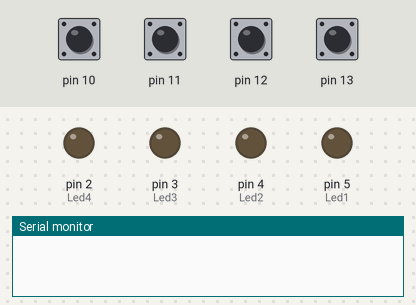
The sketch below on a simulated Arduino Uno, built with avr-gcc and run on an emulated ATmega328P. Parts: output pins drawn as LEDs (lit = HIGH), the last lines printed to the serial monitor. Inputs (shaded band) come from the test bench; at power-on: pin 10–13 HIGH.

Above: at 1.57 s.
1.9 s: pin 10 pulled LOW for 1.2 s
At 3.7 s:
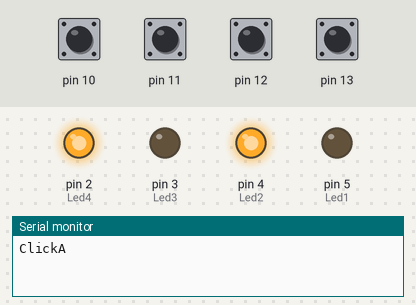
5.4 s: pin 11 pulled LOW for 1.2 s
At 5.77 s:
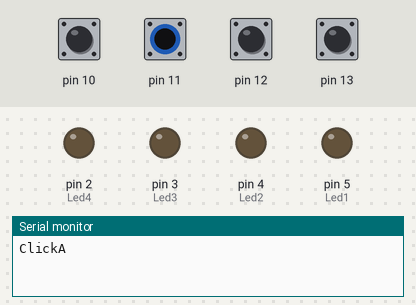
Timing chart, 0 to 8.9 s (numbered marks = the images above; inputs shaded):
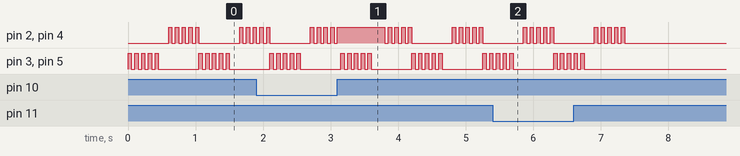

The sketch:

test_motor.ino
```cpp
/*
  Управление стробами. Управление с пульта 4 кнопки: A, B, C, D.
  Описание функций кнопок:
  A - Вкл,выкл все горит
  B - вкл,выкл моргает по бокам
  C - вкл,выкл быстрого моргания как у ментов
*/
#include "GyverButton.h"
#include <Arduino.h>
// Мотор 2
#define Led1 5
#define Led2 4
#define Led3 3
#define Led4 2

// Пины пульта
#define BUTTON_A 10
#define BUTTON_B 11
#define BUTTON_C 12
#define BUTTON_D 13
GButton ButtButtonA(BUTTON_A);
GButton ButtButtonB(BUTTON_B);
GButton ButtButtonC(BUTTON_C);
GButton ButtButtonD(BUTTON_D);

//Флаги
bool flagLed1 = false;
bool flagLed2 = true;
bool flagLed3 = false;
bool flagLed4 = false;
void setup()
{
  Serial.begin(9600);

  pinMode(Led1, OUTPUT);
  pinMode(Led2, OUTPUT);
  pinMode(Led3, OUTPUT);
  pinMode(Led4, OUTPUT);

  // Описание концевиков и кнопок пульта
  // HIGH_PULL - кнопка подключена к GND, пин подтянут к VCC (BTN_PIN --- КНОПКА --- GND)
  // LOW_PULL  - кнопка подключена к VCC, пин подтянут к GND
  // по умолчанию стоит HIGH_PULL

  // NORM_OPEN - нормально-разомкнутая кнопка
  // NORM_CLOSE - нормально-замкнутая кнопка
  // по умолчанию стоит NORM_OPEN
  // Кнопки пульта
  ButtButtonA.setDebounce(50);
  ButtButtonA.setTimeout(300);
  ButtButtonA.setClickTimeout(600);
  ButtButtonA.setType(HIGH_PULL);
  ButtButtonA.setDirection(NORM_OPEN);

  ButtButtonB.setDebounce(50);
  ButtButtonB.setTimeout(300);
  ButtButtonB.setClickTimeout(600);
  ButtButtonB.setType(HIGH_PULL);
  ButtButtonB.setDirection(NORM_OPEN);

  ButtButtonC.setDebounce(50);
  ButtButtonC.setTimeout(300);
  ButtButtonC.setClickTimeout(600);
  ButtButtonC.setType(HIGH_PULL);
  ButtButtonC.setDirection(NORM_OPEN);

  ButtButtonD.setDebounce(50);
  ButtButtonD.setTimeout(300);
  ButtButtonD.setClickTimeout(600);
  ButtButtonD.setType(HIGH_PULL);
  ButtButtonD.setDirection(NORM_OPEN);
}

void loop()
{
  // Циклы обязательные
  ButtButtonA.tick();
  ButtButtonB.tick();
  ButtButtonC.tick();
  ButtButtonD.tick();
  //Обработка события A
  if (ButtButtonA.isClick())
  {
    Serial.println("ClickA"); // проверка на один клик
    //Вкл.Выкл фонарей
    if (!flagLed1)
    {
      digitalWrite(Led1, HIGH);
      digitalWrite(Led2, HIGH);
      digitalWrite(Led3, HIGH);
      digitalWrite(Led4, HIGH);
      flagLed1 = true;
    }
    else
    {
      digitalWrite(Led1, LOW);
      digitalWrite(Led2, LOW);
      digitalWrite(Led3, LOW);
      digitalWrite(Led4, LOW);
      flagLed1 = false;
    }
  }
  //обработка события B
  if (ButtButtonB.isClick())
  {
    Serial.println("ClickB");
    if (!flagLed2)
    {
      flagLed2 = true;
    }
    else
    {
      digitalWrite(Led1, LOW);
      digitalWrite(Led2, LOW);
      digitalWrite(Led3, LOW);
      digitalWrite(Led4, LOW);
      flagLed2 = false;
    }
  }
  //обработка события C
  if (ButtButtonC.isClick())
  {
    Serial.println("ClickC");
    if (!flagLed3)
    {
      flagLed3 = true;
    }
    else
    {
      flagLed3 = false;
    }
  }

  //обработка события D
  if (ButtButtonD.isClick())
  {
    Serial.println("ClickD");
    if (!flagLed4)
    {
      flagLed4 = true;
    }
    else
    {
      flagLed4 = false;
    }
  }
  //События
  if (flagLed2)
  {
    //Включаем перед
    digitalWrite(Led1, HIGH);
    digitalWrite(Led3, HIGH);
    delay(50);
    digitalWrite(Led1, LOW);
    digitalWrite(Led3, LOW);
    delay(50);
    digitalWrite(Led1, HIGH);
    digitalWrite(Led3, HIGH);
    delay(50);
    digitalWrite(Led1, LOW);
    digitalWrite(Led3, LOW);
    delay(50);
    digitalWrite(Led1, HIGH);
    digitalWrite(Led3, HIGH);
    delay(50);
    digitalWrite(Led1, LOW);
    digitalWrite(Led3, LOW);
    delay(50);
    digitalWrite(Led1, HIGH);
    digitalWrite(Led3, HIGH);
    delay(50);
    digitalWrite(Led1, LOW);
    digitalWrite(Led3, LOW);
    delay(50);
    digitalWrite(Led1, HIGH);
    digitalWrite(Led3, HIGH);
    delay(50);
    digitalWrite(Led1, LOW);
    digitalWrite(Led3, LOW);
    //Вторая лампа
    delay(150);
    digitalWrite(Led2, HIGH);
    digitalWrite(Led4, HIGH);
    delay(50);
    digitalWrite(Led2, LOW);
    digitalWrite(Led4, LOW);
    delay(50);
    digitalWrite(Led2, HIGH);
    digitalWrite(Led4, HIGH);
    delay(50);
    digitalWrite(Led2, LOW);
    digitalWrite(Led4, LOW);
    delay(50);
    digitalWrite(Led2, HIGH);
    digitalWrite(Led4, HIGH);
    delay(50);
    digitalWrite(Led2, LOW);
    digitalWrite(Led4, LOW);
    delay(50);
    digitalWrite(Led2, HIGH);
    digitalWrite(Led4, HIGH);
    delay(50);
    digitalWrite(Led2, LOW);
    digitalWrite(Led4, LOW);
    delay(50);
    digitalWrite(Led2, HIGH);
    digitalWrite(Led4, HIGH);
    delay(50);
    digitalWrite(Led2, LOW);
    digitalWrite(Led4, LOW);


    //    delay(50);
    //    digitalWrite(Led1, LOW);
    //    digitalWrite(Led2, LOW);
    //    //Включаем вторую сторону
    //    digitalWrite(Led3, HIGH);
    //    digitalWrite(Led4, HIGH);
    //    delay(50);
    //    digitalWrite(Led3, LOW);
    //    digitalWrite(Led4, LOW);
  }
}
```

Measured:
- after the input at 5.4 s, pin 2 (Led4), pin 4 (Led2): goes on until 7.4 s, then stays LOW; pin 3 (Led3), pin 5 (Led1): goes on until 6.8 s, then stays LOW
- by itself, pin 3 (Led3), pin 5 (Led1): repeats every 1.1 s: 4 × (LOW 0.05 s, HIGH 0.05 s), LOW 0.60 s, HIGH 0.05 s
